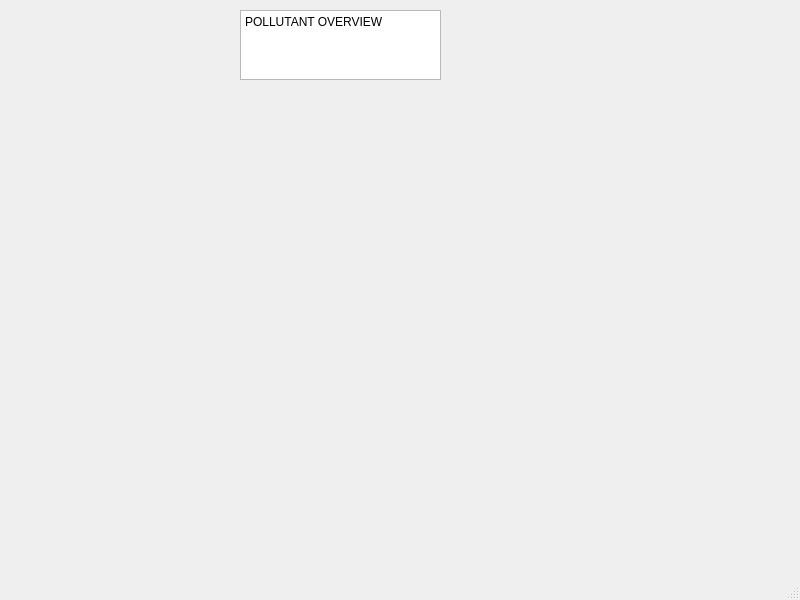
<?xml version="1.0" encoding="UTF-8"?>
<ui version="4.0">
 <class>MainWindow</class>
 <widget class="QMainWindow" name="MainWindow">
  <property name="geometry">
   <rect>
    <x>0</x>
    <y>0</y>
    <width>800</width>
    <height>600</height>
   </rect>
  </property>
  <property name="windowTitle">
   <string>MainWindow</string>
  </property>
  <widget class="QWidget" name="centralwidget">
   <widget class="QPlainTextEdit" name="plainTextEdit">
    <property name="geometry">
     <rect>
      <x>240</x>
      <y>10</y>
      <width>201</width>
      <height>70</height>
     </rect>
    </property>
    <property name="plainText">
     <string>POLLUTANT OVERVIEW</string>
    </property>
   </widget>
  </widget>
  <widget class="QMenuBar" name="menubar">
   <property name="geometry">
    <rect>
     <x>0</x>
     <y>0</y>
     <width>800</width>
     <height>23</height>
    </rect>
   </property>
  </widget>
  <widget class="QStatusBar" name="statusbar"/>
 </widget>
 <resources/>
 <connections/>
</ui>
